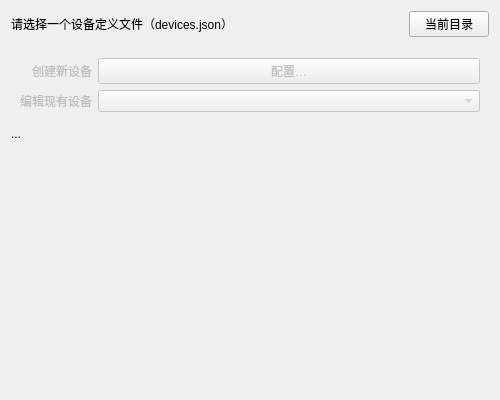
<?xml version="1.0" encoding="UTF-8"?>
<ui version="4.0">
 <class>Device_Select</class>
 <widget class="QWidget" name="Device_Select">
  <property name="geometry">
   <rect>
    <x>0</x>
    <y>0</y>
    <width>500</width>
    <height>400</height>
   </rect>
  </property>
  <property name="windowTitle">
   <string notr="true">DeviceSelect</string>
  </property>
  <layout class="QVBoxLayout" name="verticalLayout">
   <item>
    <layout class="QHBoxLayout" name="horizontalLayout">
     <item>
      <widget class="QLabel" name="label">
       <property name="sizePolicy">
        <sizepolicy hsizetype="Expanding" vsizetype="Preferred">
         <horstretch>0</horstretch>
         <verstretch>0</verstretch>
        </sizepolicy>
       </property>
       <property name="text">
        <string>请选择一个设备定义文件（devices.json）</string>
       </property>
      </widget>
     </item>
     <item>
      <widget class="QPushButton" name="currentDirButton">
       <property name="text">
        <string>当前目录</string>
       </property>
      </widget>
     </item>
    </layout>
   </item>
   <item>
    <widget class="FileSelector" name="fileSelector" native="true"/>
   </item>
   <item>
    <widget class="QWidget" name="actionsWidget" native="true">
     <property name="enabled">
      <bool>false</bool>
     </property>
     <layout class="QFormLayout" name="formLayout">
      <property name="labelAlignment">
       <set>Qt::AlignRight|Qt::AlignTrailing|Qt::AlignVCenter</set>
      </property>
      <item row="0" column="0">
       <widget class="QLabel" name="label_2">
        <property name="text">
         <string>创建新设备</string>
        </property>
       </widget>
      </item>
      <item row="0" column="1">
       <widget class="QPushButton" name="newDeviceButton">
        <property name="text">
         <string>配置…</string>
        </property>
       </widget>
      </item>
      <item row="1" column="0">
       <widget class="QLabel" name="label_3">
        <property name="text">
         <string>编辑现有设备</string>
        </property>
       </widget>
      </item>
      <item row="1" column="1">
       <widget class="QComboBox" name="existingDevicesComboBox"/>
      </item>
     </layout>
    </widget>
   </item>
   <item>
    <widget class="QLabel" name="deviceIndicatorLabel">
     <property name="text">
      <string>...</string>
     </property>
    </widget>
   </item>
   <item>
    <spacer name="verticalSpacer">
     <property name="orientation">
      <enum>Qt::Vertical</enum>
     </property>
     <property name="sizeHint" stdset="0">
      <size>
       <width>20</width>
       <height>40</height>
      </size>
     </property>
    </spacer>
   </item>
  </layout>
 </widget>
 <customwidgets>
  <customwidget>
   <class>FileSelector</class>
   <extends>QWidget</extends>
   <header>...implements.components.fileSelector</header>
   <container>1</container>
  </customwidget>
 </customwidgets>
 <resources/>
 <connections/>
</ui>
